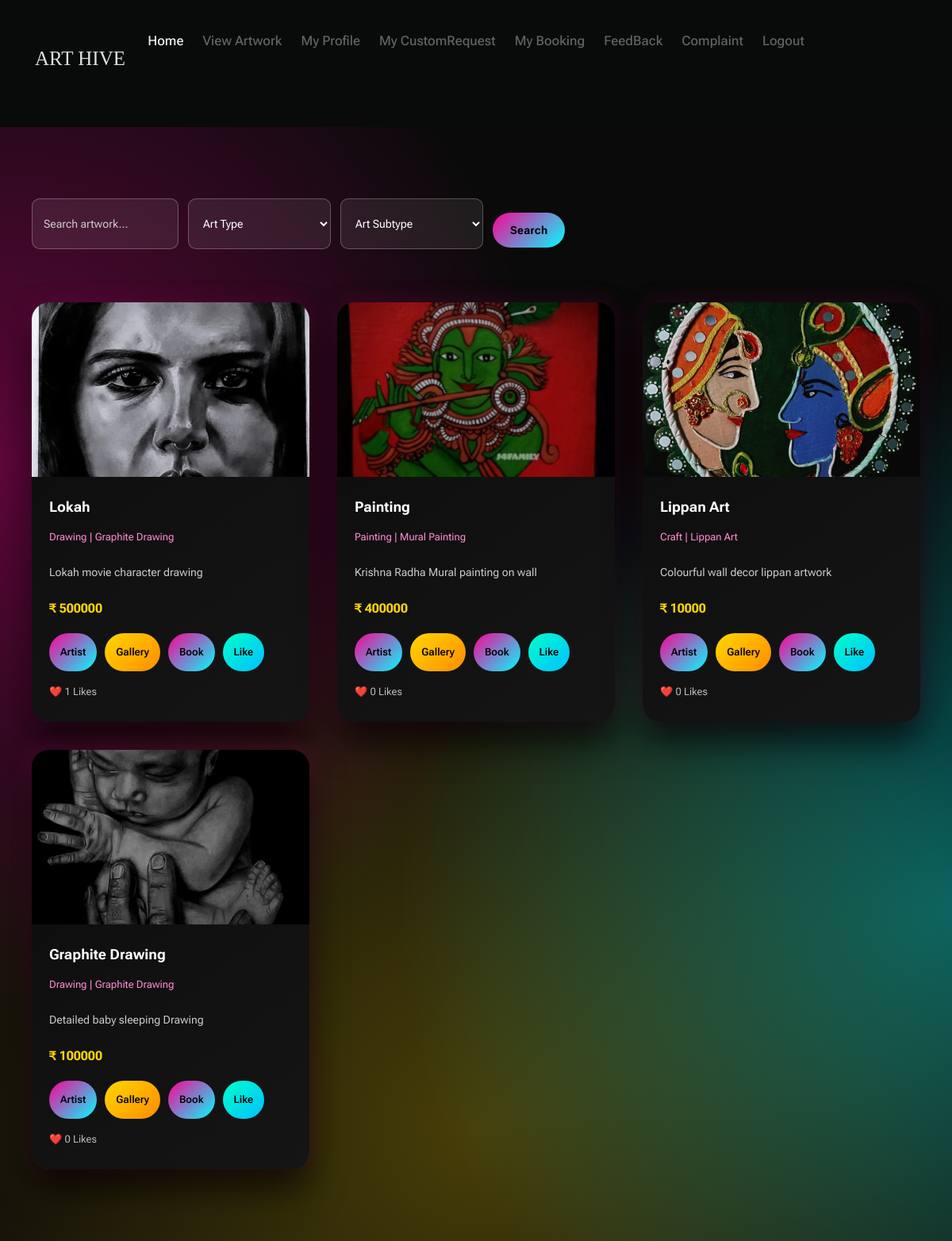
The page /User/ViewArtwork/ on the database its author committed.
### Artist/models.py (models this page shows)
class tbl_artwork(models.Model):
    artwork_title=models.CharField(max_length=50)
    artwork_details=models.CharField(max_length=50)
    artwork_photo=models.FileField(upload_to="Assets/ArtistDocs/")
    artwork_price=models.CharField(max_length=50)
    artsubtype_id=models.ForeignKey(tbl_artsubtype,on_delete=models.CASCADE)
    artist=models.ForeignKey(tbl_artist,on_delete=models.CASCADE)

### Admin/models.py (models this page shows)
class tbl_artsubtype(models.Model):
    artsubtype_name=models.CharField(max_length=50)
    arttype=models.ForeignKey(tbl_arttype,on_delete=models.CASCADE)

class tbl_arttype(models.Model):
    arttype_name=models.CharField(max_length=50)

### User/views.py (the view)
# urls.py: path('ViewArtwork/',views.ViewArtwork, name="ViewArtwork"),
def ViewArtwork(request):
    arttypedata=tbl_arttype.objects.filter()
    user = request.session.get("uid")
    artworkData = tbl_artwork.objects.all()
    liked_artworks = tbl_like.objects.filter(user_id=user).values_list('artwork_id', flat=True)
    for art in artworkData:
        art.like_count = tbl_like.objects.filter(artwork_id=art.id).count()
        art.is_liked = art.id in liked_artworks
    return render(request, 'User/ViewArtwork.html', {"artworkData": artworkData,'arttypedata':arttypedata})

### User/Templates/User/ViewArtwork.html (shortened to what this page needs)
{% extends 'User/Header.html' %}
{% block content %}
<head>
</head>
<div class="full-width-art">
<div class="art-gallery-wrapper">
    <div class="art-search-bar">
        <input type="text" id="search_text" placeholder="Search artwork...">
        <select id="sel_arttype">
            <option value="">Art Type</option>
        </select>
        <select id="sel_artsubtype">
            <option value="">Art Subtype</option>
        </select>
        <button id="search_btn">Search</button>
    </div>
    <div class="art-grid">
        {% for i in artworkData %}
        <div class="art-card">
            <div class="art-image-box">
                <img src="{{ i.artwork_photo.url }}">
            </div>
            <div class="art-content">
                <div class="art-title">{{ i.artwork_title }}</div>
                <div class="art-type">
                    {{ i.artsubtype_id.arttype.arttype_name }} |
                    {{ i.artsubtype_id.artsubtype_name }}
                </div>
                <div class="art-details">
                    {{ i.artwork_details|truncatewords:18 }}
                </div>
                <div class="art-price">₹ {{ i.artwork_price }}</div>
                <div class="art-actions">
                    <a href="{% url 'User:ViewArtist' i.artist.id %}" class="art-btn">Artist</a>
                    <a href="{% url 'User:ViewGallery' i.id %}" class="art-btn secondary">Gallery</a>
                    <a href="{% url 'User:BookNow' i.id %}" class="art-btn">Book</a>
                    {% if i.is_liked %}
                        <a href="{% url 'User:Dislike' i.id %}" class="art-btn dislike">Dislike</a>
                    {% else %}
                        <a href="{% url 'User:Like' i.id %}" class="art-btn like">Like</a>
                    {% endif %}
                </div>
                <div class="art-like-count">
                    ❤️ {{ i.like_count }} Likes
                </div>
            </div>
        </div>
        {% endfor %}
    </div>
</div>
</div>
{% endblock %}

### User/Templates/User/ViewArtwork.html (style rules this page uses)
.full-width-art { width: 100vw; margin-left: calc(-50vw + 50%); }
.art-gallery-wrapper { min-height: 100vh; padding: 90px 40px; background: radial-gradient(circle at 0% 30%, rgba(255,0,150,0.35), transparent 45%), radial-gradient(circle at 100% 70%, rgba(0,255,255,0.35), transparent 45%), radial-gradient(circle at 50% 90%, rgba(255,215,0,0.25), transparent 55%), linear-gradient(180deg, #0a0a0a, #0a0a0a); }
.art-search-bar { display: flex; flex-wrap: wrap; gap: 12px; margin-bottom: 35px; align-items: center; }
.art-search-bar input, .art-search-bar select { padding: 10px 14px; border-radius: 10px; border: 1px solid rgba(255,255,255,0.25); background: rgba(255,255,255,0.08); color: #ffffff; font-size: 14px; outline: none; min-width: 180px; }
.art-search-bar select option { color: #000; }
.art-search-bar input::placeholder { color: #cccccc; }
.art-search-bar button { padding: 10px 22px; border-radius: 999px; border: none; font-size: 14px; font-weight: 700; cursor: pointer; background: linear-gradient(135deg, #ff0096, #00ffff); color: #000; }
.art-grid { display: grid; grid-template-columns: repeat(auto-fit, minmax(280px, 1fr)); gap: 35px; }
.art-card { background: linear-gradient(145deg, #0c0c0c, #151515); border-radius: 22px; overflow: hidden; box-shadow: 0 25px 45px rgba(0,0,0,0.7), 0 0 30px rgba(255,0,150,0.15); transition: transform 0.35s ease, box-shadow 0.35s ease; }
.art-image-box { height: 220px; overflow: hidden; }
.art-image-box img { width: 100%; height: 100%; object-fit: cover; }
.art-content { padding: 22px; }
.art-title { font-size: 18px; font-weight: 700; color: #ffffff; }
.art-type { font-size: 13px; color: #ff8fd6; margin: 6px 0 12px; }
.art-details { font-size: 14px; color: #cccccc; margin-bottom: 14px; }
.art-price { font-size: 16px; font-weight: 700; color: #ffd700; margin-bottom: 15px; }
.art-actions { display: flex; flex-wrap: wrap; gap: 10px; }
.art-btn { padding: 8px 14px; border-radius: 999px; font-size: 13px; font-weight: 600; text-decoration: none; color: #000; background: linear-gradient(135deg, #ff0096, #00ffff); }
.art-btn.secondary { background: linear-gradient(135deg, #ffd700, #ff8c00); }
.art-btn.like { background: linear-gradient(135deg, #00ffcc, #00bfff); }
.art-like-count { font-size: 13px; color: #bbbbbb; margin-top: 10px; }

### rows shown on the page
tbl_artwork: artwork_photo (picture), artwork_title "Lokah", artsubtype_id.arttype.arttype_name "Drawing", artsubtype_id.artsubtype_name "Graphite Drawing", artwork_details "Lokah movie character drawing", artwork_price "500000", shows "Like", like_count "1"
tbl_artwork: artwork_photo (picture), artwork_title "Painting", artsubtype_id.arttype.arttype_name "Painting", artsubtype_id.artsubtype_name "Mural Painting", artwork_details "Krishna Radha Mural painting on wall", artwork_price "400000", shows "Like", like_count "0"
tbl_artwork: artwork_photo (picture), artwork_title "Lippan Art", artsubtype_id.arttype.arttype_name "Craft", artsubtype_id.artsubtype_name "Lippan Art", artwork_details "Colourful wall decor lippan artwork", artwork_price "10000", shows "Like", like_count "0"
tbl_artwork: artwork_photo (picture), artwork_title "Graphite Drawing", artsubtype_id.arttype.arttype_name "Drawing", artsubtype_id.artsubtype_name "Graphite Drawing", artwork_details "Detailed baby sleeping Drawing", artwork_price "100000", shows "Like", like_count "0"
